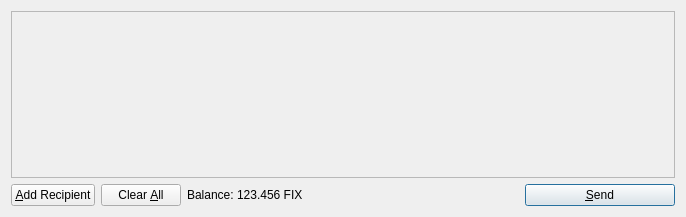
<?xml version="1.0" encoding="UTF-8"?>
<ui version="4.0">
 <class>SendCoinsDialog</class>
 <widget class="QDialog" name="SendCoinsDialog">
  <property name="geometry">
   <rect>
    <x>0</x>
    <y>0</y>
    <width>686</width>
    <height>217</height>
   </rect>
  </property>
  <property name="windowTitle">
   <string>Send Coins</string>
  </property>
  <layout class="QVBoxLayout" name="verticalLayout">
   <item>
    <widget class="QScrollArea" name="scrollArea">
     <property name="widgetResizable">
      <bool>true</bool>
     </property>
     <widget class="QWidget" name="scrollAreaWidgetContents">
      <property name="geometry">
       <rect>
        <x>0</x>
        <y>0</y>
        <width>666</width>
        <height>165</height>
       </rect>
      </property>
      <layout class="QVBoxLayout" name="verticalLayout_2">
       <property name="margin">
        <number>0</number>
       </property>
       <item>
        <layout class="QVBoxLayout" name="entries">
         <property name="spacing">
          <number>6</number>
         </property>
        </layout>
       </item>
       <item>
        <spacer name="verticalSpacer">
         <property name="orientation">
          <enum>Qt::Vertical</enum>
         </property>
         <property name="sizeHint" stdset="0">
          <size>
           <width>20</width>
           <height>40</height>
          </size>
         </property>
        </spacer>
       </item>
      </layout>
     </widget>
    </widget>
   </item>
   <item>
    <layout class="QHBoxLayout" name="horizontalLayout">
     <item>
      <widget class="QPushButton" name="addButton">
       <property name="toolTip">
        <string>Send to multiple recipients at once</string>
       </property>
       <property name="text">
        <string>&amp;Add Recipient</string>
       </property>
       <property name="icon">
        <iconset resource="../bitcoin.qrc">
         <normaloff>:/icons/add</normaloff>:/icons/add</iconset>
       </property>
       <property name="autoDefault">
        <bool>false</bool>
       </property>
      </widget>
     </item>
     <item>
      <widget class="QPushButton" name="clearButton">
       <property name="sizePolicy">
        <sizepolicy hsizetype="Minimum" vsizetype="Fixed">
         <horstretch>0</horstretch>
         <verstretch>0</verstretch>
        </sizepolicy>
       </property>
       <property name="toolTip">
        <string>Remove all transaction fields</string>
       </property>
       <property name="text">
        <string>Clear &amp;All</string>
       </property>
       <property name="icon">
        <iconset resource="../bitcoin.qrc">
         <normaloff>:/icons/remove</normaloff>:/icons/remove</iconset>
       </property>
       <property name="autoRepeatDelay">
        <number>300</number>
       </property>
       <property name="autoDefault">
        <bool>false</bool>
       </property>
      </widget>
     </item>
     <item>
      <layout class="QHBoxLayout" name="horizontalLayout_2">
       <property name="spacing">
        <number>3</number>
       </property>
       <item>
        <widget class="QLabel" name="label">
         <property name="text">
          <string>Balance:</string>
         </property>
        </widget>
       </item>
       <item>
        <widget class="QLabel" name="labelBalance">
         <property name="cursor">
          <cursorShape>IBeamCursor</cursorShape>
         </property>
         <property name="text">
          <string>123.456 FIX</string>
         </property>
         <property name="textInteractionFlags">
          <set>Qt::LinksAccessibleByMouse|Qt::TextSelectableByKeyboard|Qt::TextSelectableByMouse</set>
         </property>
        </widget>
       </item>
      </layout>
     </item>
     <item>
      <spacer name="horizontalSpacer">
       <property name="orientation">
        <enum>Qt::Horizontal</enum>
       </property>
       <property name="sizeHint" stdset="0">
        <size>
         <width>40</width>
         <height>20</height>
        </size>
       </property>
      </spacer>
     </item>
     <item>
      <widget class="QPushButton" name="sendButton">
       <property name="minimumSize">
        <size>
         <width>150</width>
         <height>0</height>
        </size>
       </property>
       <property name="toolTip">
        <string>Confirm the send action</string>
       </property>
       <property name="text">
        <string>&amp;Send</string>
       </property>
       <property name="icon">
        <iconset resource="../bitcoin.qrc">
         <normaloff>:/icons/send</normaloff>:/icons/send</iconset>
       </property>
       <property name="default">
        <bool>true</bool>
       </property>
      </widget>
     </item>
    </layout>
   </item>
  </layout>
 </widget>
 <resources>
  <include location="../bitcoin.qrc"/>
 </resources>
 <connections/>
</ui>
